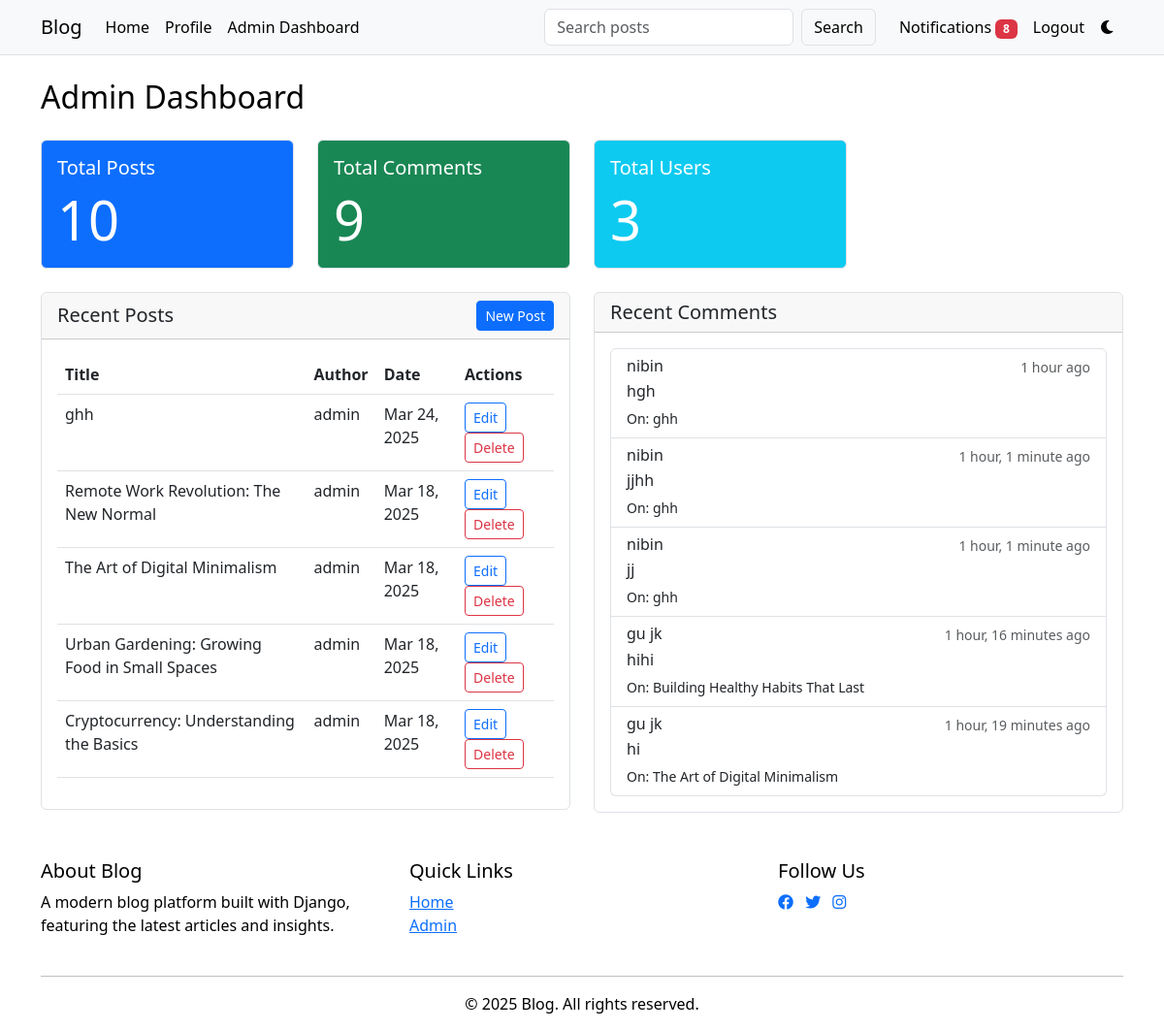
/admin-dashboard/ (signed in), run on the app's committed database.
### core/models.py (models this page shows, shortened)
class Post(models.Model):
    title = models.CharField(max_length=200)
    slug = models.SlugField(unique=True)
    content = models.TextField()
    author = models.ForeignKey(User, on_delete=models.CASCADE, related_name='posts')
    category = models.ForeignKey(Category, on_delete=models.CASCADE, related_name='posts', null=True)
    created_at = models.DateTimeField(auto_now_add=True)
    updated_at = models.DateTimeField(auto_now=True)
    views = models.PositiveIntegerField(default=0)
    likes = models.ManyToManyField(User, related_name='liked_posts', blank=True)
    image = models.ImageField(upload_to='blog_images/', null=True, blank=True)
    class Meta:
        ordering = ['-created_at']

class Comment(models.Model):
    post = models.ForeignKey(Post, on_delete=models.CASCADE, related_name='comments')
    author = models.ForeignKey(User, on_delete=models.CASCADE, related_name='comments')
    content = models.TextField()
    created_at = models.DateTimeField(auto_now_add=True)
    updated_at = models.DateTimeField(auto_now=True)
    class Meta:
        ordering = ['-created_at']

### core/views.py (the view)
# urls.py: path('admin-dashboard/', views.admin_dashboard, name='admin_dashboard'),
@login_required
def admin_dashboard(request):
    if not request.user.is_staff:
        messages.error(request, 'Access denied. Admin privileges required.')
        return redirect('core:home')
    total_posts = Post.objects.count()
    total_comments = Comment.objects.count()
    total_users = User.objects.count()
    recent_posts = Post.objects.all().order_by('-created_at')[:5]
    recent_comments = Comment.objects.all().order_by('-created_at')[:5]
    context = {
        'total_posts': total_posts,
        'total_comments': total_comments,
        'total_users': total_users,
        'recent_posts': recent_posts,
        'recent_comments': recent_comments,
    }
    return render(request, 'core/auth/admin_dashboard.html', context)

### core/context_processors.py (called while the page is built)
def notification_count(request):
    if request.user.is_authenticated:
        count = request.user.notifications.filter(is_read=False).count()
        return {'unread_notifications_count': count}
    return {'unread_notifications_count': 0}

### core/templates/core/auth/admin_dashboard.html (shortened to what this page needs)
{% extends 'core/base.html' %}
{% load static %}
{% block content %}
<div class="container mt-4">
    <h2 class="mb-4">Admin Dashboard</h2>
    <div class="row mb-4">
        <div class="col-md-3">
            <div class="card bg-primary text-white">
                <div class="card-body">
                    <h5 class="card-title">Total Posts</h5>
                    <p class="card-text display-4">{{ total_posts }}</p>
                </div>
            </div>
        </div>
        <div class="col-md-3">
            <div class="card bg-success text-white">
                <div class="card-body">
                    <h5 class="card-title">Total Comments</h5>
                    <p class="card-text display-4">{{ total_comments }}</p>
                </div>
            </div>
        </div>
        <div class="col-md-3">
            <div class="card bg-info text-white">
                <div class="card-body">
                    <h5 class="card-title">Total Users</h5>
                    <p class="card-text display-4">{{ total_users }}</p>
                </div>
            </div>
        </div>
    </div>
    <div class="row">
        <div class="col-md-6">
            <div class="card">
                <div class="card-header d-flex justify-content-between align-items-center">
                    <h5 class="mb-0">Recent Posts</h5>
                    <a href="{% url 'core:create_post' %}" class="btn btn-sm btn-primary">New Post</a>
                </div>
                <div class="card-body">
                    <div class="table-responsive">
                        <table class="table">
                            <thead>
                                <tr>
                                    <th>Title</th>
                                    <th>Author</th>
                                    <th>Date</th>
                                    <th>Actions</th>
                                </tr>
                            </thead>
                            <tbody>
                                {% for post in recent_posts %}
                                <tr>
                                    <td>{{ post.title }}</td>
                                    <td>{{ post.author.get_full_name|default:post.author.username }}</td>
                                    <td>{{ post.created_at|date:"M d, Y" }}</td>
                                    <td>
                                        <a href="{% url 'core:edit_post' post.slug %}" class="btn btn-sm btn-outline-primary">Edit</a>
                                        <button onclick="deletePost('{{ post.slug }}')" class="btn btn-sm btn-outline-danger">Delete</button>
                                    </td>
                                </tr>
                                {% endfor %}
                            </tbody>
                        </table>
                    </div>
                </div>
            </div>
        </div>
        <div class="col-md-6">
            <div class="card">
                <div class="card-header">
                    <h5 class="mb-0">Recent Comments</h5>
                </div>
                <div class="card-body">
                    <div class="list-group">
                        {% for comment in recent_comments %}
                        <div class="list-group-item">
                            <div class="d-flex w-100 justify-content-between">
                                <h6 class="mb-1">{{ comment.author.get_full_name|default:comment.author.username }}</h6>
                                <small class="text-muted">{{ comment.created_at|timesince }} ago</small>
                            </div>
                            <p class="mb-1">{{ comment.content|truncatewords:20 }}</p>
                            <small>On: {{ comment.post.title }}</small>
                        </div>
                        {% endfor %}
                    </div>
                </div>
            </div>
        </div>
    </div>
</div>
{% endblock %}

### core/templates/core/base.html (style rules this page uses)
:root { --bg-primary: #ffffff; --text-primary: #000000; --bg-secondary: #f8f9fa; --card-bg: #ffffff; --border-color: #dee2e6; --navbar-bg: #f8f9fa; --navbar-text: #000000; --navbar-link: #000000; --navbar-link-hover: #0d6efd; }
body { background-color: var(--bg-primary); color: var(--text-primary); transition: background-color 0.3s, color 0.3s; }
.card { background-color: var(--card-bg); border-color: var(--border-color); transition: transform 0.3s, background-color 0.3s; }

### data on the page
Post: title "ghh", author.get_full_name "admin", created_at "Mar 24, 2025"
Post: title "Remote Work Revolution: The New Normal", author.get_full_name "admin", created_at "Mar 18, 2025"
Post: title "The Art of Digital Minimalism", author.get_full_name "admin", created_at "Mar 18, 2025"
Post: title "Urban Gardening: Growing Food in Small Spaces", author.get_full_name "admin", created_at "Mar 18, 2025"
Post: title "Cryptocurrency: Understanding the Basics", author.get_full_name "admin", created_at "Mar 18, 2025"
Comment: author.get_full_name "nibin", created_at "1 hour", content "hgh", post "ghh"
Comment: author.get_full_name "nibin", created_at "1 hour, 1 minute", content "jjhh", post "ghh"
Comment: author.get_full_name "nibin", created_at "1 hour, 1 minute", content "jj", post "ghh"
Comment: author.get_full_name "gu jk", created_at "1 hour, 16 minutes", content "hihi", post "Building Healthy Habits That Last"
Comment: author.get_full_name "gu jk", created_at "1 hour, 19 minutes", content "hi", post "The Art of Digital Minimalism"

### other printed values
{{ total_posts }} "10"
{{ total_comments }} "9"
{{ total_users }} "3"
